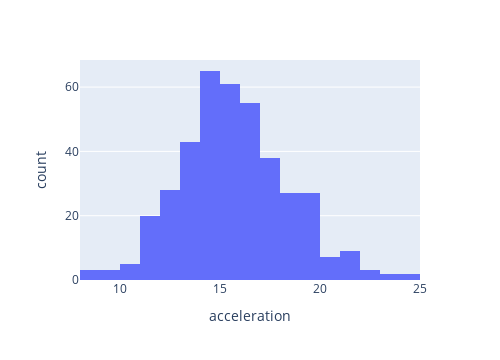

Here is the notebook cell this chart was saved with:
### Code cell
fig = px.histogram(df, x = "acceleration", width=500)
fig.show()

### Figure 1 — Plotly figure (JSON) as saved in the notebook; plotly's stock layout.template omitted (floating-point values rounded to 4 significant figures; data arrays with more than 128 entries replaced by an {"elided": "..."} marker saying what was removed)
{"data": [{"alignmentgroup": "True", "bingroup": "x", "hovertemplate": "acceleration=%{x}<br>count=%{y}<extra></extra>", "legendgroup": "", "marker": {"color": "#636efa", "pattern": {"shape": ""}}, "name": "", "offsetgroup": "", "orientation": "v", "showlegend": false, "type": "histogram", "x": {"elided": "398 float values"}, "xaxis": "x", "yaxis": "y"}], "layout": {"barmode": "relative", "height": 360, "legend": {"tracegroupgap": 0}, "margin": {"t": 60}, "width": 500, "xaxis": {"anchor": "y", "autorange": true, "domain": [0, 1], "range": [8, 25], "title": {"text": "acceleration"}, "type": "linear"}, "yaxis": {"anchor": "x", "autorange": true, "domain": [0, 1], "range": [0, 68.42], "title": {"text": "count"}}}}
